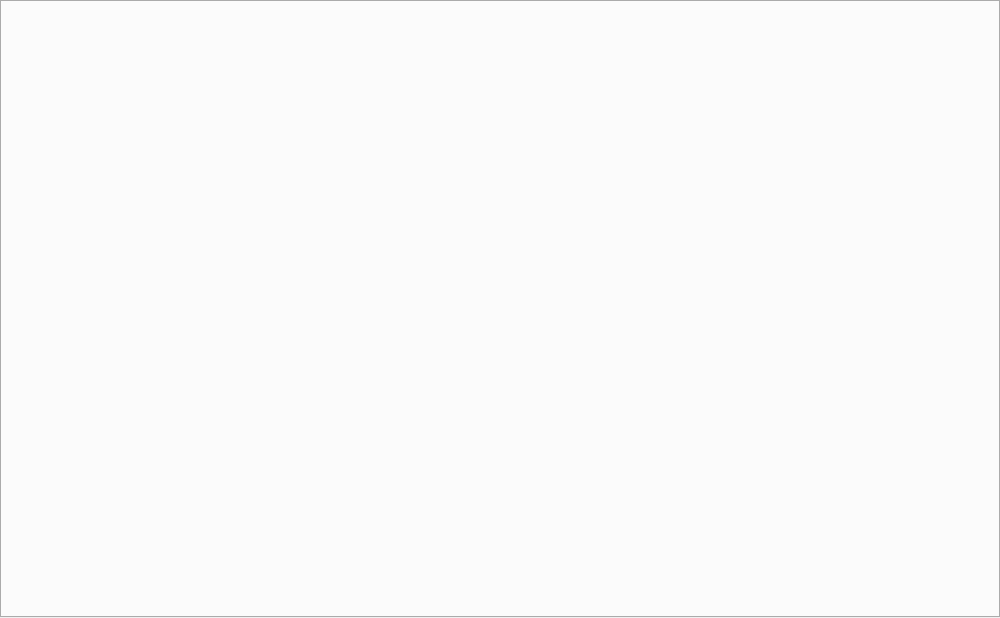
<?xml version="1.0" encoding="UTF-8"?>
<ui version="4.0">
    <class>TaskManager</class>
    <widget class="QWidget" name="TaskManager">
        <property name="geometry">
            <rect>
                <x>0</x>
                <y>0</y>
                <width>1000</width>
                <height>618</height>
            </rect>
        </property>
        <property name="windowTitle">
            <string>TaskManager</string>
        </property>
        <property name="styleSheet">
            <string notr="true">QWidget#TaskManager
                {
                background-color:white
                }
            </string>
        </property>
        <widget class="QTabWidget" name="tabWidget">
            <property name="geometry">
                <rect>
                    <x>0</x>
                    <y>0</y>
                    <width>1000</width>
                    <height>618</height>
                </rect>
            </property>
            <property name="contextMenuPolicy">
                <enum>Qt::CustomContextMenu</enum>
            </property>
            <property name="styleSheet">
                <string notr="true">QTabWidget#tabWidget
                    {
                    border:none
                    }
                </string>
            </property>
            <property name="currentIndex">
                <number>-1</number>
            </property>
        </widget>
    </widget>
    <resources/>
    <connections/>
</ui>
